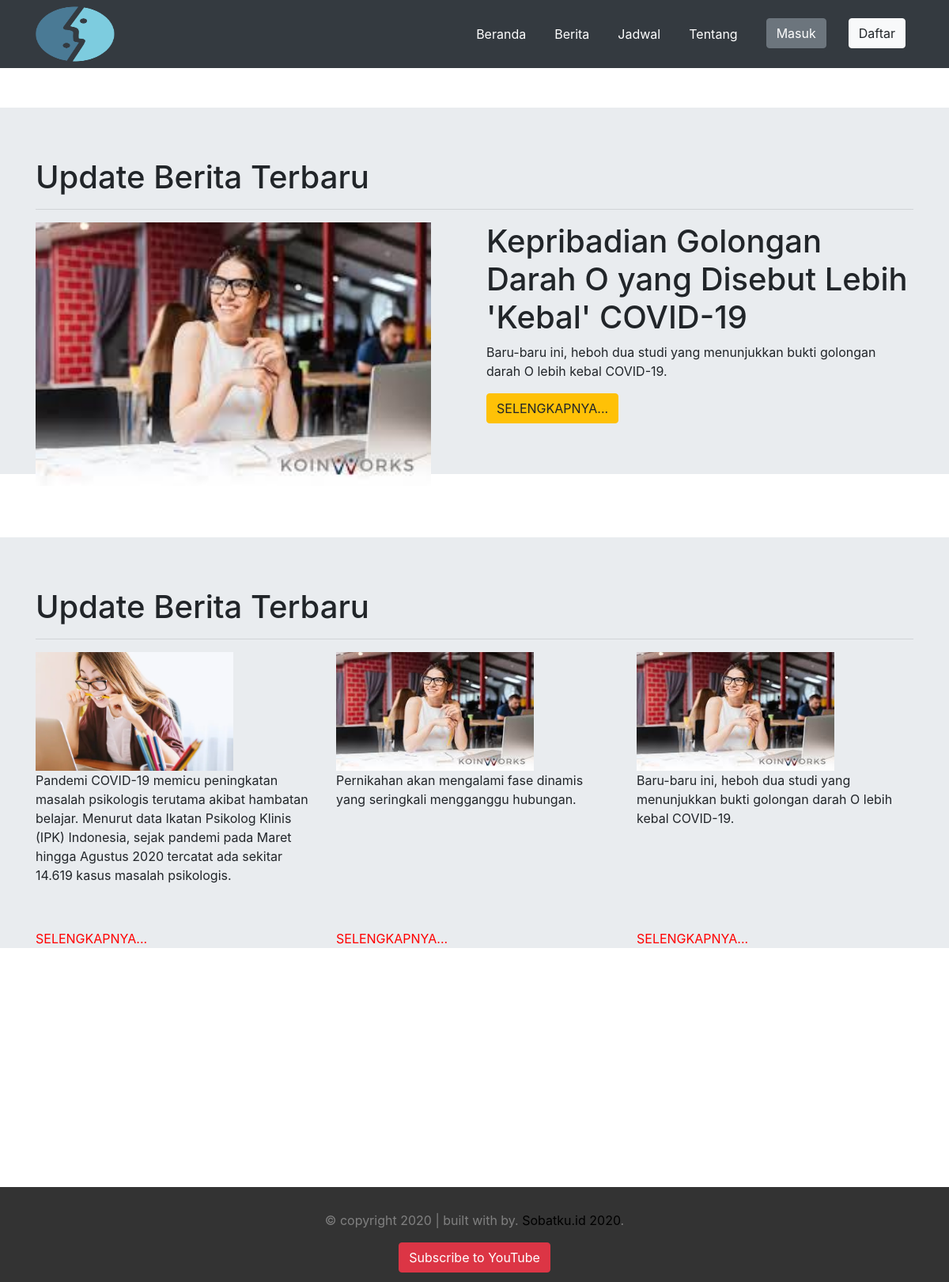
The app's page /Konsultasi/index.php/awal/berita with its own data.
### tables this page shows
CREATE TABLE `berita_baru` (
  `id` int(11) NOT NULL,
  `judul` varchar(500) NOT NULL,
  `berita_panjang` text NOT NULL,
  `berita_pendek` varchar(500) NOT NULL,
  `foto` varchar(255) NOT NULL
);

CREATE TABLE `news` (
  `id` int(11) NOT NULL,
  `newstext` varchar(1000) NOT NULL,
  `image` varchar(100) NOT NULL,
  `berita` text NOT NULL,
  `judul` varchar(255) NOT NULL
);

### Konsultasi/application/controllers/Awal.php (called while the page is built, shortened)
<?php
class Awal extends CI_Controller {
	function __construct()
	{
		$this->load->model('auth');
		$this->load->model('news_model');
	}
	public function berita()
	{
		$data['nav'] = $this->db->get('news')->result();
		$data['user2'] = $this->db->get('berita_baru')->result();
		$this->load->view('berita', $data);
	}
}

### Konsultasi/index.php (called while the page is built, shortened)
<?php
require_once BASEPATH.'core/CodeIgniter.php';

### Konsultasi/application/views/berita.php (the view, shortened to what this page needs)
<!doctype html>
<html lang="en">
  <head>
    <link rel="stylesheet" href="https://stackpath.bootstrapcdn.com/bootstrap/4.4.1/css/bootstrap.min.css">
    <link rel="stylesheet" type="text/css" href="<?php echo base_url('assets/css/berita.css');?>">
  </head>
  <body>
     <nav class="navbar navbar-expand-lg navbar-dark ftco_navbar bg-dark ftco-navbar-light site-navbar-target sticky-top" id="ftco-navbar">
        <div class="container">
          <img src="<?php echo base_url(); ?>assets/img/1.png" width="100" height="70">
          <div class="collapse navbar-collapse" id="ftco-nav">
            <ul class="navbar-nav nav ml-auto">
              <li class="nav-item link1"><a class="nav-link link a1" href="<?=site_url('awal/')?>">Beranda</a></li>
              <li class="nav-item link1"><a class="nav-link a1" href="<?=site_url('awal/berita')?>">Berita</a></li>
              <li class="nav-item link1"><a class="nav-link a1" href="<?=site_url('awal/jadwal')?>">Jadwal</a></li>
              <li class="nav-item link1"><a class="nav-link a1" href="<?=site_url('awal/tentang')?>">Tentang</a></li>
              <li class="nav-item"><a href="<?=site_url('welcome')?>" class="btn btn-secondary ml-2">Masuk</a></li>
              <li class="nav-item"><a href="<?=site_url('user')?>" class="btn btn-light ml-2">Daftar</a></li>
            </ul>
          </div>
        </div>
      </nav>
      <?php
		    foreach($user2 as $u2){
	    ?>
      <div class="jumbotron jumbotron-fluid" style="margin-top: 50px;">
        <div class="container">
          <h1>Update Berita Terbaru</h1>
          <hr>
          <div class="row">
          <div class="col-sm-6">
             <img src="<?php echo base_url(); ?>assets/img/newsimg/<?php echo $u2->foto ?>" class="img-1">
          </div>
          <div class="col-sm-6">
              <h1><?php echo $u2->judul ?></h1>
              <p><?php echo $u2->berita_pendek ?></p>
              <a href="<?=site_url('awal/berita_detail/'). $u2->id?>" class="btn btn-warning">SELENGKAPNYA...</a>
          </div>
        </div>
        </div>
      </div>
      <?php } ?>
      <div class="jumbotron jumbotron-fluid" style="margin-top: 80px;">
        <div class="container">
          <h1>Update Berita Terbaru</h1>
          <hr>
          <div class="row">
          <?php
            $no = 0;
            foreach($nav as $n){
              $no = $no + 1;
              if($no < 4) {
          ?>
          <div class="col-sm-4">
             <img src="<?php echo base_url(); ?>assets/img/newsimg/<?php echo $n->image ?>" width="250" height="150">
             <p><?php echo $n->newstext ?></p>
             <a href="<?=site_url('awal/berita_detail2/'). $n->id?>" class="menu1">SELENGKAPNYA...</a>
          </div>
          <?php
              } else {
                break;
              }
          } ?>
        </div>
        </div>
      </div>
      <footer>
        <div class="container text-center" class="footer">
          <div class="row">
            <div class="col-sm-12">
              <p style="color: grey;">&copy; copyright 2020 | built with <i class="glyphicon glyphicon-heart"></i> by. <a href="http://instagram.com/rachmadi_15">Sobatku.id 2020</a>.</p>
            </div>
          </div>
          <div class="row">
            <div class="col-sm-12">
              <a href="http://youtube.com/" class="btn btn-danger"><i class="glyphicon glyphicon-play"></i> Subscribe to YouTube</a>
            </div>
          </div>
        </div>
      </footer>
  </body>
</html>

### Konsultasi/assets/css/berita.css (style rules this page uses)
.img-1 { position: absolute; width: 500px; }
nav { background: #58D0F5; }
a { color: black; }
.menu1 { position: absolute; top: 350px; color: red; }
footer { position: absolute; bottom: 0; width: 100%; height: 120px; background-color: #333; padding-top: 30px; top: 1500px; }

### Konsultasi/application/views/berita.php (style rules this page uses)
.a1 { color: white !important; }
li { padding: 10px; }

### records on screen
berita_baru: foto (picture), judul "Kepribadian Golongan Darah O yang Disebut Lebih 'Kebal' COVID-19", berita_pendek "Baru-baru ini, heboh dua studi yang menunjukkan bukti golongan darah O lebih kebal COVID-19."
news: image (picture), newstext "Pandemi COVID-19 memicu peningkatan masalah psikologis terutama akibat hambatan belajar. Menurut data Ikatan Psikolog Klinis (IPK) Indonesia, sejak pandemi pada Maret hingga Agustus 2020 tercatat ada sekitar 14.619 kasus masalah psikologis."
news: image (picture), newstext "Pernikahan akan mengalami fase dinamis yang seringkali mengganggu hubungan."
news: image (picture), newstext "Baru-baru ini, heboh dua studi yang menunjukkan bukti golongan darah O lebih kebal COVID-19."
